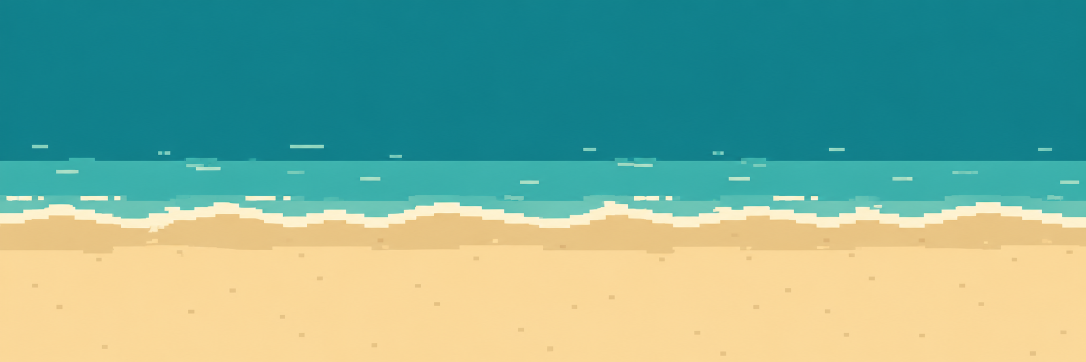
#> input picture assets/reference/beach-ground-v1/shoreline-source.png, 2172 x 724 px (shown at 1/2 size)
$ python prepare_beach_ground_v1.py
#> lines starting #> are read from the running program, lines starting #| are printed output that depends on the picture
#!/usr/bin/env python3
"""Prepare generated beach-ground plates into native, validated runtime tiles."""

from __future__ import annotations

import json
import math
import random
from collections import Counter, deque
from pathlib import Path

from PIL import Image


ROOT = Path(__file__).resolve().parents[1]
SOURCE = ROOT / "assets" / "reference" / "beach-ground-v1"
RUNTIME = ROOT / "assets" / "sprites" / "beach-ground-v1"
PREVIEWS = ROOT / "assets" / "previews"

# Shared fixed palette: 18 colours across all four runtime files.
COLORS: dict[str, tuple[int, int, int, int]] = {
    "SAND": (232, 197, 142, 255),
    "SAND_HIGHLIGHT": (255, 241, 204, 255),
    "SAND_LEGACY_SHADE": (212, 173, 120, 255),
    "SAND_LIGHT": (240, 207, 155, 255),
    "SAND_SHADE": (221, 184, 132, 255),
    "FOAM": (137, 207, 194, 255),
    "SHALLOW": (96, 191, 190, 255),
    "WET": (205, 174, 126, 255),
    "WET_DARK": (184, 148, 99, 255),
    "PROMENADE": (193, 142, 104, 255),
    "WOOD_JOINT": (165, 123, 92, 255),
    "PROMENADE_LIGHT": (211, 160, 122, 255),
    "PIER_LIP": (239, 185, 132, 255),
    "PIER_BODY": (155, 102, 80, 255),
    "PIER_LIGHT": (181, 128, 95, 255),
    "PIER_DARK": (133, 85, 63, 255),
    "SEA_DEEP": (16, 121, 132, 255),
    "SEA_BASE": (27, 143, 147, 255),
}
PALETTE = list(COLORS.values())
TRANSPARENT = (0, 0, 0, 0)


def rgb_distance(a: tuple[int, ...], b: tuple[int, ...]) -> int:
    return sum((a[index] - b[index]) ** 2 for index in range(3))


def nearest(pixel: tuple[int, ...], choices: list[tuple[int, int, int, int]]) -> tuple[int, int, int, int]:
    return min(choices, key=lambda color: rgb_distance(pixel, color))


def quantize_fixed(image: Image.Image, choices: list[tuple[int, int, int, int]]) -> Image.Image:
    source = image.convert("RGBA")
    alpha = source.getchannel("A").point(lambda value: 255 if value >= 128 else 0)
    output = Image.new("RGBA", source.size)
    output.putdata([nearest(pixel, choices) for pixel in source.get_flattened_data()])
    output.putalpha(alpha)
    return output


def centered_crop(image: Image.Image, aspect: float, centre_y: float = 0.5) -> Image.Image:
    width, height = image.size
    wanted_height = min(height, round(width / aspect))
    top = round(height * centre_y - wanted_height / 2)
    top = max(0, min(height - wanted_height, top))
    return image.crop((0, top, width, top + wanted_height))


def row_average(image: Image.Image, y: int) -> tuple[int, int, int]:
    pixels = [image.getpixel((x, y)) for x in range(0, image.width, max(1, image.width // 128))]
    return tuple(round(sum(pixel[channel] for pixel in pixels) / len(pixels)) for channel in range(3))


def source_boundary(source: Image.Image) -> tuple[list[int], list[int]]:
    """Extract generated foam and wet/dry boundary motion, normalised to native rows."""
    reduced = source.resize((320, 96), Image.Resampling.NEAREST).convert("RGB")
    row_colours = [row_average(reduced, y) for y in range(reduced.height)]
    # The generated plate is ordered sea -> foam -> wet sand -> dry sand.
    foam_hint = min(range(20, 75), key=lambda y: rgb_distance(row_colours[y], COLORS["SAND_HIGHLIGHT"]))
    dry_hint = min(range(foam_hint + 3, 95), key=lambda y: rgb_distance(row_colours[y], COLORS["SAND"]))
    foam: list[int] = []
    dry: list[int] = []
    for x in range(320):
        column = [reduced.getpixel((x, y)) for y in range(96)]
        foam_candidates = [y for y in range(max(0, foam_hint - 10), min(95, foam_hint + 11)) if nearest(column[y], [COLORS["SHALLOW"], COLORS["SAND_HIGHLIGHT"], COLORS["WET"]]) == COLORS["SAND_HIGHLIGHT"]]
        wet_candidates = [y for y in range(max(foam_hint + 1, dry_hint - 10), min(96, dry_hint + 11)) if nearest(column[y], [COLORS["WET"], COLORS["WET_DARK"], COLORS["SAND"]]) == COLORS["SAND"]]
        foam.append(foam_candidates[0] if foam_candidates else foam_hint)
        dry.append(wet_candidates[0] if wet_candidates else dry_hint)
    return foam, dry


def normalise_motion(values: list[int], centre: int, amplitude: int = 1) -> list[int]:
    median = sorted(values)[len(values) // 2]
    smoothed: list[int] = []
    for x in range(len(values)):
        window = [values[(x + delta) % len(values)] for delta in range(-8, 9)]
        local = round(sum(window) / len(window))
        delta = max(-amplitude, min(amplitude, round((local - median) / 3)))
        smoothed.append(centre + delta)
    return smoothed


def extract_foam_runs(source: Image.Image) -> list[tuple[int, int, int]]:
    reduced = source.resize((320, 96), Image.Resampling.NEAREST).convert("RGB")
    runs: list[tuple[int, int, int]] = []
    for y in range(18, 58):
        x = 0
        while x < 320:
            is_foam = nearest(reduced.getpixel((x, y)), [COLORS["FOAM"], COLORS["SHALLOW"], COLORS["SEA_BASE"]]) == COLORS["FOAM"]
            if not is_foam:
                x += 1
                continue
            start = x
            while x < 320 and nearest(reduced.getpixel((x, y)), [COLORS["FOAM"], COLORS["SHALLOW"], COLORS["SEA_BASE"]]) == COLORS["FOAM"]:
                x += 1
            length = x - start
            if 1 <= length <= 14:
                runs.append((start, y, length))
    # Stable de-duplication gives a source-derived but quiet set.
    selected: list[tuple[int, int, int]] = []
    for start, y, length in sorted(runs, key=lambda item: (item[0], item[1])):
        native_length = max(2, min(6, round(length / 2)))
        if all(abs(start - prior[0]) > 10 for prior in selected):
            selected.append((start, 4 + (y % 5), native_length))
        if len(selected) >= 18:
            break
    if len(selected) < 8:
        raise RuntimeError("Shoreline source did not yield enough foam-lacing marks")
    return selected


def prepare_shoreline() -> Image.Image:
    source = Image.open(SOURCE / "shoreline-source.png").convert("RGBA")
    foam_source, dry_source = source_boundary(source)
    foam_line = normalise_motion(foam_source, 11, 1)
    dry_line = normalise_motion(dry_source, 17, 1)
    output = Image.new("RGBA", (320, 20), TRANSPARENT)
    pixels = output.load()
    for x in range(320):
        edge = foam_line[x]
        dry = max(edge + 4, dry_line[x])
        for y in range(9, edge + 1):
            pixels[x, y] = COLORS["SHALLOW"]
        pixels[x, min(12, edge + 1)] = COLORS["SAND_HIGHLIGHT"]
        for y in range(min(13, edge + 2), min(17, dry)):
            pixels[x, y] = COLORS["WET"]
        pixels[x, min(16, max(13, dry - 2))] = COLORS["WET_DARK"]
        for y in range(max(13, dry - 1), 18):
            pixels[x, y] = COLORS["WET"]
        pixels[x, 18] = COLORS["SAND_LIGHT"]
        pixels[x, 19] = COLORS["SAND"]
    for x, y, length in extract_foam_runs(source):
        if x + length >= 319:
            continue
        for dx in range(length):
            pixels[x + dx, y] = COLORS["FOAM"]
    return output


# [37 lines left out: functions components, paste_wrapped, not called in this run]


def detail_count(image: Image.Image, base: tuple[int, int, int, int], rows: range | None = None) -> int:
    use_rows = rows if rows is not None else range(image.height)
    return sum(1 for y in use_rows for x in range(image.width) if image.getpixel((x, y)) != base)


def prepare_sand() -> Image.Image:
    source = Image.open(SOURCE / "sand-source.png").convert("RGBA")
    reduced = centered_crop(source, 8.0).resize((320, 40), Image.Resampling.NEAREST)
    # Shade marks only: pale and white specks fold into the base, and single-pixel dots are dropped, so the sand reads calm, not grainy.
    reduced = quantize_fixed(reduced, [COLORS[name] for name in ("SAND", "SAND_LEGACY_SHADE", "SAND_SHADE")])
    stamps = [stamp for stamp in components(reduced, COLORS["SAND"], 10, 8, 3) if stamp.width >= 2]
    if len(stamps) < 8:
        raise RuntimeError(f"Sand source yielded only {len(stamps)} usable marks")
    output = Image.new("RGBA", (320, 40), COLORS["SAND"])
    rng = random.Random(551)
    occupied: list[tuple[int, int, int, int]] = []
    attempts = 0
    target_detail = 180
    while detail_count(output, COLORS["SAND"]) < target_detail and attempts < 4000:
        attempts += 1
        stamp = rng.choice(stamps)
        quiet = rng.random() < 0.16
        if quiet and stamp.width > 4:
            continue
        if quiet:
            y = rng.randint(12, max(12, 28 - stamp.height + 1))
        elif rng.random() < 0.48:
            y = rng.randint(0, max(0, 10 - stamp.height + 1))
        else:
            y = rng.randint(29, max(29, 39 - stamp.height + 1))
        x = rng.randint(2, max(2, 317 - stamp.width))
        rect = (x - 2, y - 1, x + stamp.width + 2, y + stamp.height + 1)
        if any(not (rect[2] <= old[0] or rect[0] >= old[2] or rect[3] <= old[1] or rect[1] >= old[3]) for old in occupied):
            continue
        paste_wrapped(output, stamp, x, y)
        occupied.append(rect)
    return output


# [96 lines left out: functions find_non_background_band, wood_stamps, prepare_promenade, prepare_pier, load_frame, not called in this run]


def paste_baseline(canvas: Image.Image, sprite: Image.Image, x: int, baseline: int = 160) -> None:
    canvas.alpha_composite(sprite, (round(x - sprite.width / 2), baseline - sprite.height))


# [89 lines left out: functions background, old_ground, new_ground, add_cast, save_scene, previews, not called in this run]


def colour_set(image: Image.Image) -> set[tuple[int, int, int]]:
    return {pixel[:3] for pixel in image.convert("RGBA").get_flattened_data() if pixel[3] != 0}


# [56 lines left out: functions validate, metrics, not called in this run]


def main() -> None:
    RUNTIME.mkdir(parents=True, exist_ok=True)
    PREVIEWS.mkdir(parents=True, exist_ok=True)
    shoreline = prepare_shoreline()
#> in source_boundary, `reduced = source.resize((320, 96), Image.Resampling.NEAREST).convert("..`:
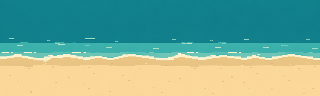
#> reduced: PIL image 320x96 RGB; mean R, G, B 120.8, 171.3, 149.7
#> in row_average, `pixels = [image.getpixel((x, y)) for x in range(0, image.width, max(1,..`: pixels = 160 items, first 6: (18, 128, 140), (18, 129, 139), (16, 129, 140), (17, 130, 140), (17, 130, 141), (18, 130, 140)
#> in source_boundary, `row_colours = [row_average(reduced, y) for y in range(reduced.height)]`: row_colours = 96 items, first 6: (17, 129, 140), (17, 129, 140), (17, 129, 140), (17, 129, 140), (17, 129, 140), (17, 129, 140)
#> in source_boundary, `foam_hint = min(range(20, 75), key=lambda y: rgb_distance(row_colours[..`: foam_hint = 57
#> in source_boundary, `dry_hint = min(range(foam_hint + 3, 95), key=lambda y: rgb_distance(ro..`: dry_hint = 60
#> the loop in source_boundary, `for x in range(320):` made 320 passes
#> foam_candidates on passes 1 to 3: [56, 57, 58, 66, 67], [56, 57, 58, 66, 67], [52, 56, 57, 58, 66, 67]
#> after the loop in source_boundary, `for x in range(320):`: dry = 320 values, max 59 at index 95, min 58 at index 0, mean 58; foam = 320 values, max 58 at index 33, min 47 at index 215, mean 55.1
#> in prepare_shoreline, `foam_source, dry_source = source_boundary(source)`: foam_source has the same summary as foam in source_boundary; dry_source has the same summary as dry in source_boundary
#> in normalise_motion, `median = sorted(values)[len(values) // 2]`: median = 56
#> the loop in normalise_motion, `for x in range(len(values)):` made 320 passes
#> (local, delta) on passes 1 to 3: (55, 0), (55, 0), (55, 0)
#> after the loop in normalise_motion, `for x in range(len(values)):`: smoothed = 320 values, max 12 at index 158, min 10 at index 4, mean 10.71
#> in prepare_shoreline, `foam_line = normalise_motion(foam_source, 11, 1)`: foam_line has the same summary as smoothed in normalise_motion
#> in prepare_shoreline, `dry_line = normalise_motion(dry_source, 17, 1)`: dry_line = 320 values from 17 to 17
#> in prepare_shoreline, `output = Image.new("RGBA", (320, 20), TRANSPARENT)`: output: PIL image 320x20 RGBA; every value is 0
#> the loop in prepare_shoreline, `for x in range(320):` made 320 passes
#> edge on passes 1 to 3: 11, 11, 11
#> the loop in prepare_shoreline, `for x, y, length in extract_foam_runs(source):` made 18 passes
#> (x, y, length) on passes 1 to 12: (2, 6, 4), (14, 8, 4), (34, 6, 2), (47, 4, 2), (58, 8, 4), (72, 6, 4), (83, 6, 2), (106, 6, 3), (117, 5, 2), (149, 6, 2), (172, 8, 2), (187, 6, 4)
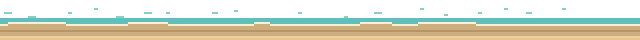
#> shoreline: PIL image 320x20 RGBA (shown 2 times larger); mean R, G, B, A 103.7, 104.4, 84.1, 142.2; transparent parts drawn white
    sand = prepare_sand()
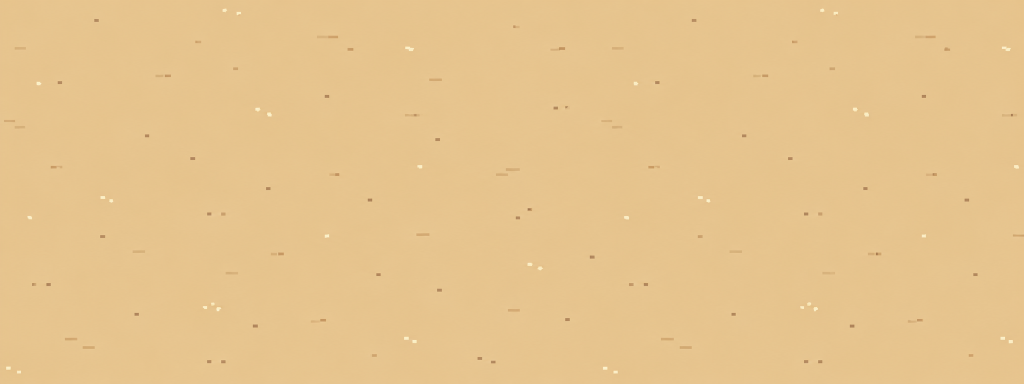
#> input picture assets/reference/beach-ground-v1/sand-source.png, 2048 x 768 px (shown at 1/2 size)
#> in centered_crop, `return image.crop((0, top, width, top + wanted_height))`:
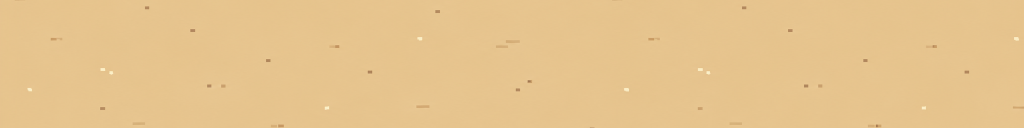
#> returned value: PIL image 2048x256 RGBA (shown at 1/2 size); mean R, G, B, A 230, 195.6, 141.4, 255
#> in prepare_sand, `reduced = centered_crop(source, 8.0).resize((320, 40), Image.Resamplin..`:
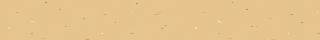
#> reduced: PIL image 320x40 RGBA; mean R, G, B, A 229.9, 195.6, 141.4, 255
#> in quantize_fixed, `alpha = source.getchannel("A").point(lambda value: 255 if value >= 128..`: alpha: PIL image 320x40 L; every value is 255
#> in quantize_fixed, `output = Image.new("RGBA", source.size)`: output: PIL image 320x40 RGBA; every value is 0
    promenade = prepare_promenade()
    pier = prepare_pier()
    outputs = {
        "shoreline-320x20.png": (shoreline, (320, 20), 9, True),
        "sand-320x40.png": (sand, (320, 40), 6, True),
        "promenade-320x14.png": (promenade, (320, 14), 6, False),
        "pier-320x22.png": (pier, (320, 22), 8, False),
    }
    for filename, (image, size, max_colours, matching_edges) in outputs.items():
        validate(filename, image, size, max_colours, matching_edges)
        image.save(RUNTIME / filename)
    metrics(shoreline, sand, promenade, pier)
    previews(shoreline, sand, promenade, pier)
    print(f"Prepared runtime tiles in {RUNTIME}")
    print(f"Prepared review previews in {PREVIEWS}")


if __name__ == "__main__":
#> (the run stopped early here; a loop or call above may not have finished)
